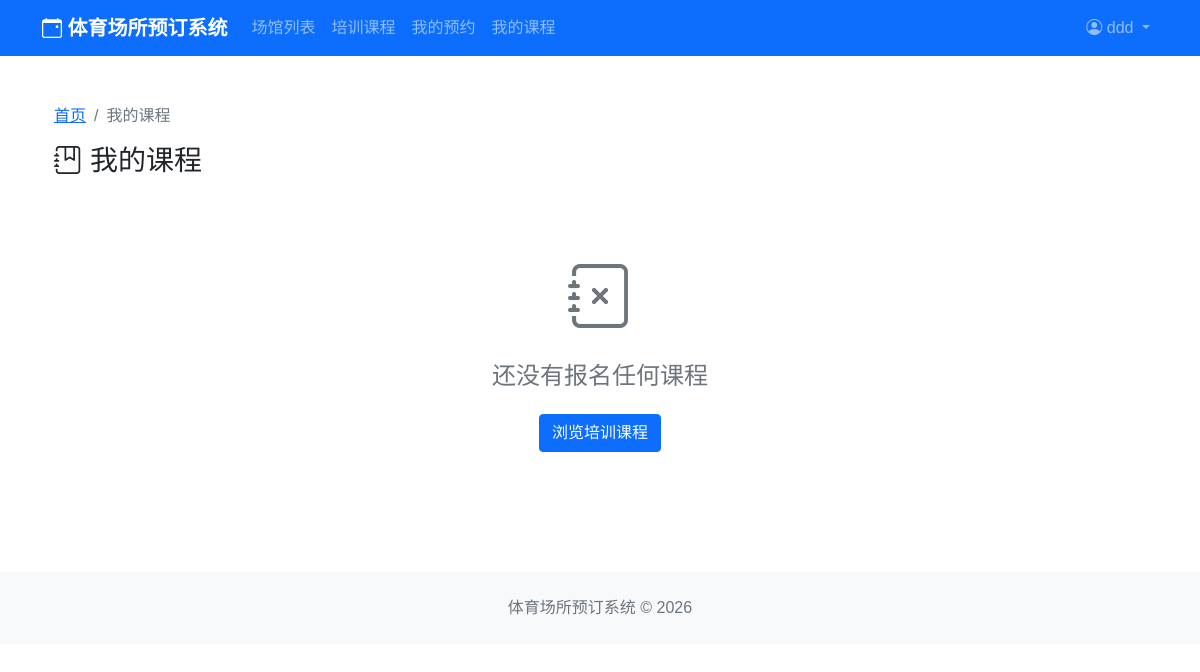
Page /courses/my/ (signed in) on the earlier database version.
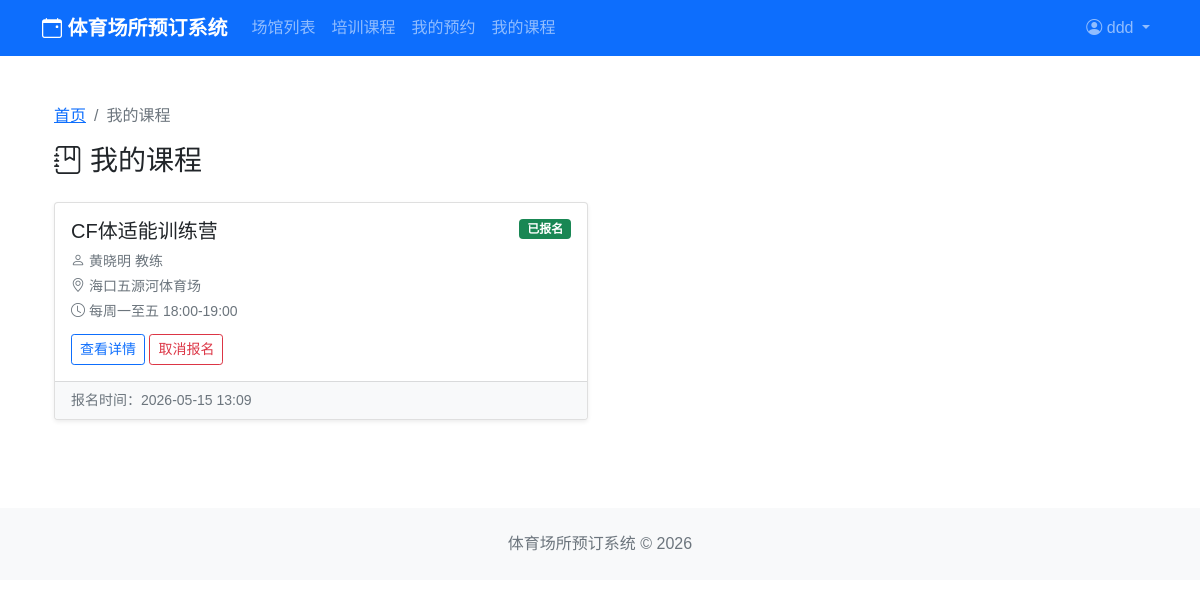
Same page on the later database version.
### courses/models.py (models this page shows, shortened)
class CourseEnrollment(models.Model):
    STATUS_CHOICES = (
        ('enrolled', '已报名'),
        ('cancelled', '已取消'),
        ('completed', '已完成'),
    )
    course = models.ForeignKey(Course, on_delete=models.CASCADE, related_name='enrollments', verbose_name='课程')
    user = models.ForeignKey(settings.AUTH_USER_MODEL, on_delete=models.CASCADE, related_name='enrollments', verbose_name='学员')
    status = models.CharField(max_length=20, choices=STATUS_CHOICES, default='enrolled', verbose_name='状态')
    created_at = models.DateTimeField(auto_now_add=True, verbose_name='报名时间')
    class Meta:
        db_table = 'course_enrollments'
        verbose_name = '课程报名'
        verbose_name_plural = '课程报名'
        unique_together = ['course', 'user']

class Course(models.Model):
    COURSE_TYPE_CHOICES = (
        ('football', '足球'),
        ('basketball', '篮球'),
        ('tennis', '网球'),
        ('badminton', '羽毛球'),
        ('swimming', '游泳'),
        ('table_tennis', '乒乓球'),
        ('fitness', '健身'),
        ('other', '其他'),
    )
    STATUS_CHOICES = (
        ('enrolling', '报名中'),
        ('in_progress', '进行中'),
        ('completed', '已结课'),
        ('cancelled', '已取消'),
    )
    name = models.CharField(max_length=100, verbose_name='课程名称')
    coach = models.ForeignKey(Coach, on_delete=models.CASCADE, related_name='courses', verbose_name='授课教练')
    venue = models.ForeignKey(Venue, on_delete=models.CASCADE, related_name='courses', verbose_name='上课场馆')
    course_type = models.CharField(max_length=20, choices=COURSE_TYPE_CHOICES, verbose_name='课程类型')
    description = models.TextField(blank=True, verbose_name='课程描述')
    max_students = models.IntegerField(default=20, verbose_name='最大人数')
    price = models.DecimalField(max_digits=10, decimal_places=2, verbose_name='课程价格')
    start_date = models.DateField(verbose_name='开课日期')
    end_date = models.DateField(verbose_name='结课日期')
    schedule = models.CharField(max_length=200, verbose_name='上课时间')
    status = models.CharField(max_length=20, choices=STATUS_CHOICES, default='enrolling', verbose_name='状态')
    created_at = models.DateTimeField(auto_now_add=True, verbose_name='创建时间')
    updated_at = models.DateTimeField(auto_now=True, verbose_name='更新时间')
    class Meta:
        db_table = 'courses'
        verbose_name = '课程'
        verbose_name_plural = '课程'
        ordering = ['-created_at']

class Coach(models.Model):
    GENDER_CHOICES = (
        ('male', '男'),
        ('female', '女'),
    )
    STATUS_CHOICES = (
        ('active', '在职'),
        ('inactive', '离职'),
    )
    name = models.CharField(max_length=50, verbose_name='教练姓名')
    gender = models.CharField(max_length=10, choices=GENDER_CHOICES, verbose_name='性别')
    phone = models.CharField(max_length=20, verbose_name='联系电话')
    email = models.EmailField(blank=True, verbose_name='邮箱')
    avatar = models.ImageField(upload_to='coaches/', default='coaches/default.jpg', verbose_name='头像')
    speciality = models.CharField(max_length=200, verbose_name='擅长项目')
    description = models.TextField(blank=True, verbose_name='个人简介')
    experience = models.IntegerField(default=0, verbose_name='教龄(年)')
    certificate = models.CharField(max_length=200, blank=True, verbose_name='资质证书')
    status = models.CharField(max_length=20, choices=STATUS_CHOICES, default='active', verbose_name='状态')
    created_at = models.DateTimeField(auto_now_add=True, verbose_name='创建时间')
    updated_at = models.DateTimeField(auto_now=True, verbose_name='更新时间')
    class Meta:
        db_table = 'coaches'
        verbose_name = '教练'
        verbose_name_plural = '教练'

### venues/models.py (models this page shows, shortened)
class Venue(models.Model):
    VENUE_TYPE_CHOICES = (
        ('football', '足球场'),
        ('basketball', '篮球场'),
        ('tennis', '网球场'),
        ('badminton', '羽毛球场'),
        ('swimming', '游泳池'),
        ('table_tennis', '乒乓球室'),
        ('fitness', '健身房'),
        ('other', '其他'),
    )
    STATUS_CHOICES = (
        ('open', '开放'),
        ('closed', '关闭'),
        ('maintenance', '维护中'),
    )
    name = models.CharField(max_length=100, verbose_name='场馆名称')
    venue_type = models.CharField(max_length=20, choices=VENUE_TYPE_CHOICES, verbose_name='场馆类型')
    address = models.TextField(verbose_name='地址')
    description = models.TextField(blank=True, verbose_name='描述')
    image = models.ImageField(upload_to='venues/', blank=True, verbose_name='场馆图片')
    phone = models.CharField(max_length=20, verbose_name='联系电话')
    opening_hours = models.CharField(max_length=100, verbose_name='营业时间')
    price_per_hour = models.DecimalField(max_digits=10, decimal_places=2, verbose_name='每小时价格')
    status = models.CharField(max_length=20, choices=STATUS_CHOICES, default='open', verbose_name='状态')
    created_at = models.DateTimeField(auto_now_add=True, verbose_name='创建时间')
    updated_at = models.DateTimeField(auto_now=True, verbose_name='更新时间')
    class Meta:
        db_table = 'venues'
        verbose_name = '场馆'
        verbose_name_plural = '场馆'

### courses/views.py (the view)
# urls.py: path('my/', views.my_courses, name='my_courses'),
@login_required
def my_courses(request):
    enrollments = CourseEnrollment.objects.filter(
        user=request.user
    ).select_related('course__coach', 'course__venue').order_by('-created_at')
    paginator = Paginator(enrollments, 10)
    page_number = request.GET.get('page')
    page_obj = paginator.get_page(page_number)
    return render(request, 'courses/my_courses.html', {
        'page_obj': page_obj
    })

### templates/courses/my_courses.html (shortened to what this page needs)
{% extends 'base.html' %}
{% block content %}
<div class="container py-4">
    <nav aria-label="breadcrumb">
        <ol class="breadcrumb">
            <li class="breadcrumb-item"><a href="{% url 'home' %}">首页</a></li>
            <li class="breadcrumb-item active">我的课程</li>
        </ol>
    </nav>
    <h3 class="mb-4"><i class="bi bi-journal-bookmark me-2"></i>我的课程</h3>
    {% if page_obj %}
    <div class="row">
        {% for enrollment in page_obj %}
        <div class="col-md-6 mb-3">
            <div class="card h-100 shadow-sm">
                <div class="card-body">
                    <div class="d-flex justify-content-between align-items-start">
                        <div>
                            <h5 class="card-title">{{ enrollment.course.name }}</h5>
                            <p class="text-muted small mb-1">
                                <i class="bi bi-person me-1"></i>{{ enrollment.course.coach.name }} 教练
                            </p>
                            <p class="text-muted small mb-1">
                                <i class="bi bi-geo-alt me-1"></i>{{ enrollment.course.venue.name }}
                            </p>
                            <p class="text-muted small mb-1">
                                <i class="bi bi-clock me-1"></i>{{ enrollment.course.schedule }}
                            </p>
                        </div>
                        <span class="badge bg-{% if enrollment.status == 'enrolled' %}success{% elif enrollment.status == 'cancelled' %}danger{% else %}secondary{% endif %}">
                            {{ enrollment.get_status_display }}
                        </span>
                    </div>
                    <div class="mt-2">
                        <a href="{% url 'courses:course_detail' enrollment.course.id %}" class="btn btn-sm btn-outline-primary">查看详情</a>
                        {% if enrollment.status == 'enrolled' %}
                        <a href="{% url 'courses:course_cancel_enroll' enrollment.course.id %}" class="btn btn-sm btn-outline-danger" onclick="return confirm('确定取消报名？')">取消报名</a>
                        {% endif %}
                    </div>
                </div>
                <div class="card-footer bg-light small text-muted">
                    报名时间：{{ enrollment.created_at|date:"Y-m-d H:i" }}
                </div>
            </div>
        </div>
        {% endfor %}
    </div>
    {% else %}
    <div class="text-center py-5">
        <i class="bi bi-journal-x text-muted" style="font-size: 4rem;"></i>
        <h4 class="text-muted mt-3">还没有报名任何课程</h4>
        <a href="{% url 'courses:course_list' %}" class="btn btn-primary mt-3">浏览培训课程</a>
    </div>
    {% endif %}
</div>
{% endblock %}

Differences in the rows shown:
added CourseEnrollment: course.name "CF体适能训练营", course.coach.name "黄晓明", course.venue.name "海口五源河体育场", course.schedule "每周一至五 18:00-19:00", status "已报名", shows "取消报名", created_at "2026-05-15 13:09"
Other differences:
text no longer shown: "还没有报名任何课程 浏览培训课程"
